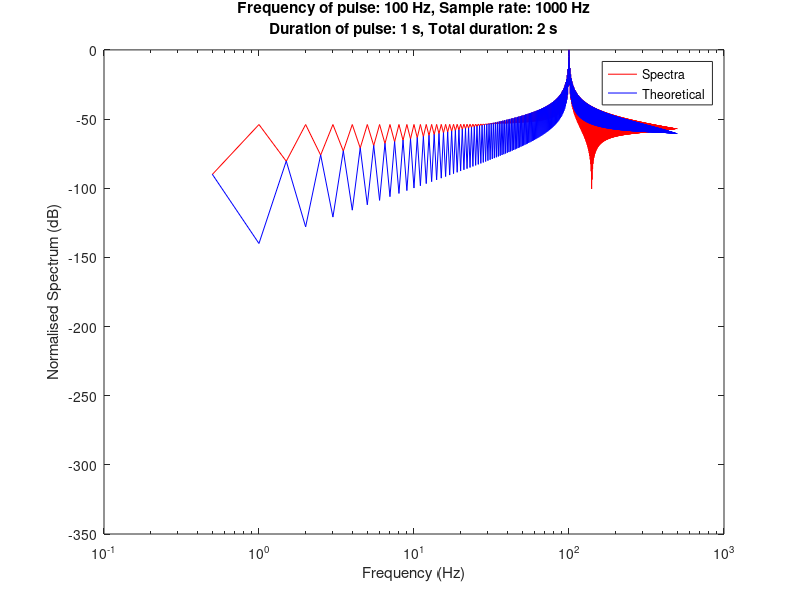
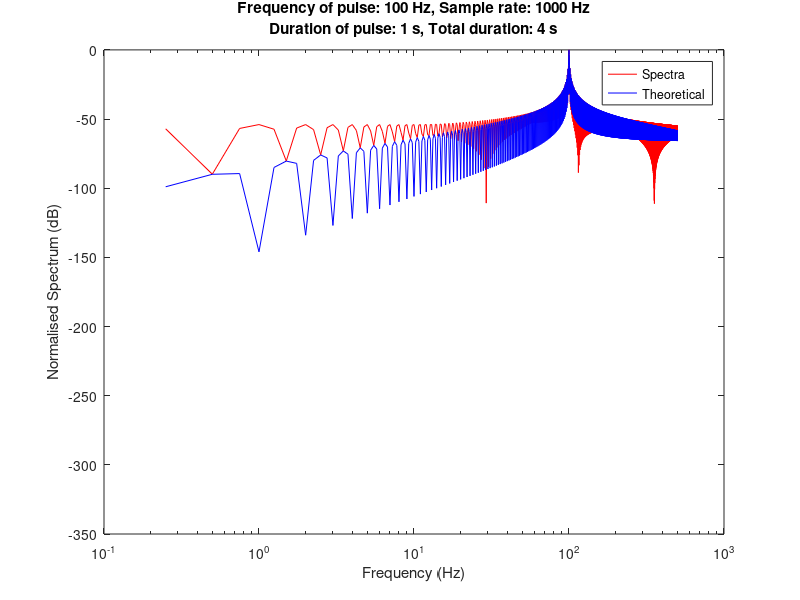
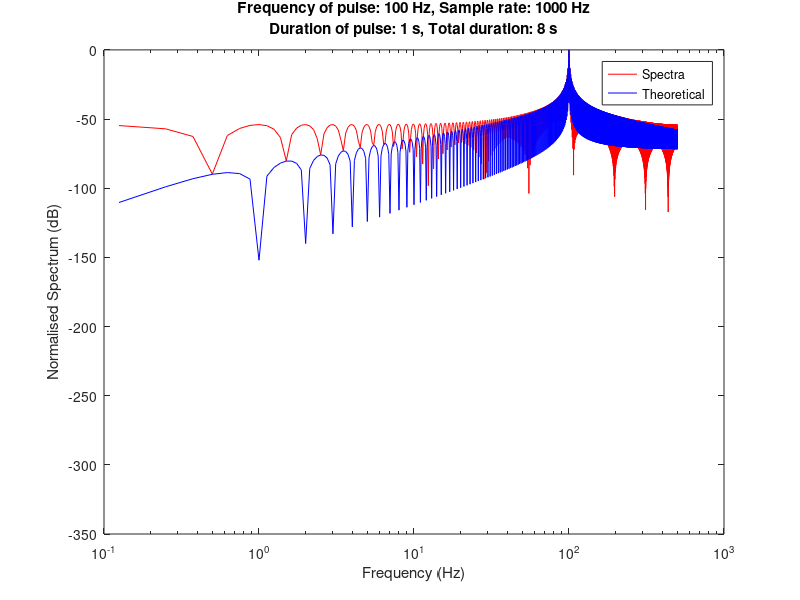

Write MATLAB code to recreate these figures, in order.
clear
inject=[2,4,8];
for n=1:3
TMax=inject(n);
F0=100;
Fs=1e3;
T=1;
TVec=0:1/Fs:T;
% TMax=4;
signal=[cos(2*pi*F0*TVec) zeros(1,ceil((TMax-T)*Fs))];
TMaxVec=0:1/Fs:TMax;
sigLength=length(signal);
titleString=sprintf(['Frequency of pulse: %G Hz, Sample rate: %G Hz\n' ...
    'Duration of pulse: %G s, Total duration: %G s'],F0,Fs,T,TMax);

% figure(1)
% plot(TMaxVec,signal)

spectra=fft(signal);

FPos=(0:sigLength/2)*Fs/sigLength;
FNeg=-fliplr(FPos(2:end-1));
FTot=[FPos FNeg];

%generate analytic solution
analytic=T/2*(sinc(T*(F0-FPos))+sinc(T*(F0+FPos)));

% extract positives
posIndices=1:sigLength/2+1;
spectraPos=spectra(posIndices);

% display
figure(n)
clf
semilogx(FPos,20*log10(abs(spectraPos)/max(abs(spectraPos))),'r-', ...
         FPos,20*log10(abs(analytic)/max(abs(analytic))),'b-')
title(titleString)
xlabel('Frequency (Hz)')
ylabel('Normalised Spectrum (dB)')
legend('Spectra','Theoretical',Location='best')
axis auto

end
